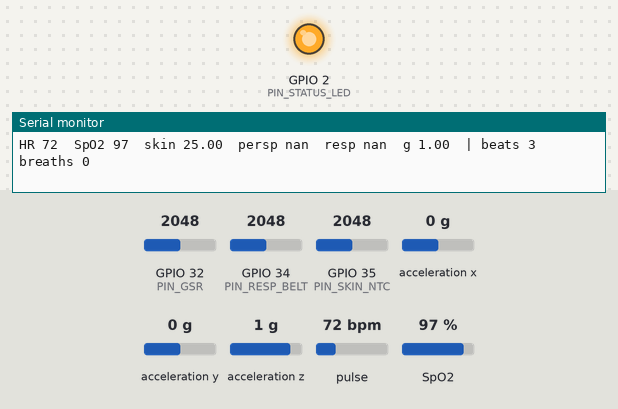
A sketch run on a simulated ESP32. On the bench: output pins drawn as LEDs (lit = HIGH), the last lines printed to the serial monitor. Wiring (inferred from the names in the program): MPU-6050 motion sensor at I2C address 0x68. Dashed ring = blinking. Inputs (shaded band) come from the test bench; at power-on: pulse 72 bpm, GPIO 35 (PIN_SKIN_NTC) = 2048, GPIO 32 (PIN_GSR) = 2048, GPIO 34 (PIN_RESP_BELT) = 2048, acceleration x 0 g, acceleration y 0 g, acceleration z 1 g, SpO2 97 % (analog values on the 0–4095 scale). WiFi joins after 1.5 s; servers stay silent unless stated; web services answer with replies made up by the test bench; not simulated (calls return 0 or success): secrets.h.

Above: at 2.9 s.
3.0 s: pulse set to 130 bpm
At 3.23 s:
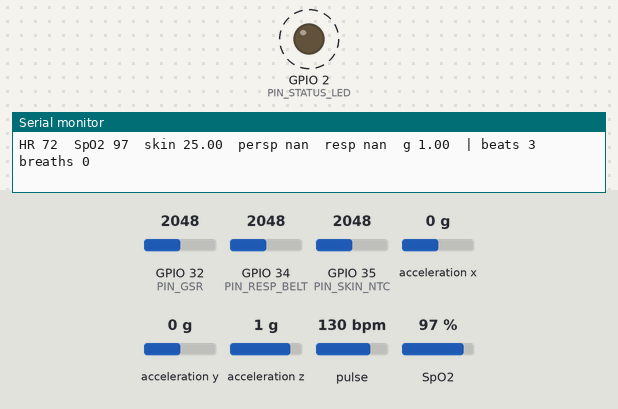
6.0 s: GPIO 35 (PIN_SKIN_NTC) set to 2246
9.0 s: GPIO 35 (PIN_SKIN_NTC) set to 2286
12.0 s: pulse set to 42 bpm
At 13.9 s:
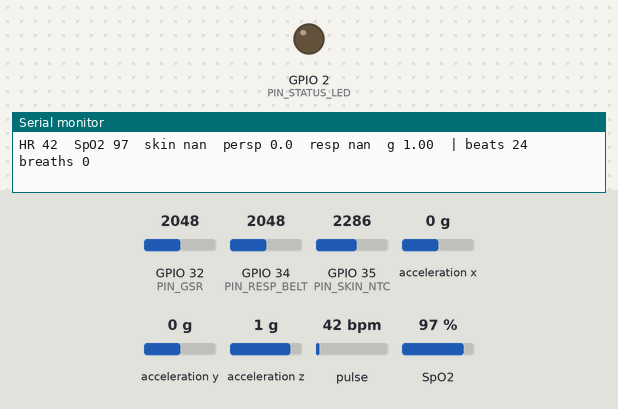
Timing chart, 0 to 16.0 s (numbered marks = the images above; inputs shaded):
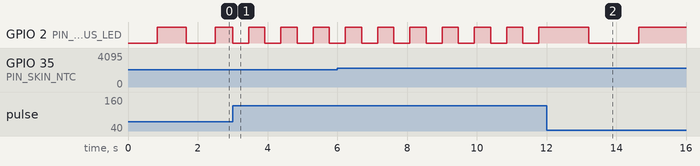

The sketch:

driver_node.ino
```cpp
/*
  F1 telemetry — driver node (ESP32)

  Reads the driver's vitals and publishes them two ways:
    1. ThingSpeak (cloud), fields 1-6, every 20 s   -> car_sender.py --vitals thingspeak
    2. GET http://f1-driver.local/vitals (JSON)      -> car_sender.py --vitals local  (about 1 s old)

  Sensors (wiring: docs/wiring.md)
    MAX30100 pulse oximeter (I2C 0x57)   heart rate, SpO2
    MPU6050 accelerometer   (I2C 0x68)   G-force magnitude (peak since the last upload)
    10k NTC thermistor      (GPIO35)     skin temperature
    GSR module              (GPIO32)     perspiration index (relative to a dry baseline at power-up)
    stretch / piezo belt    (GPIO34)     respiration rate

  Structure
    loop() on core 1 does nothing slow: it calls pox.update() as often as possible (the MAX30100 library
    needs that to detect beats), samples the analog channels and the IMU at 25 Hz, serves /vitals,
    and copies the results into a shared snapshot.
    uploadTask() on core 0 does the slow part: Wi-Fi reconnects and the ThingSpeak HTTP request, which can
    take a second and would otherwise make the pulse oximeter miss beats.

  Libraries: "MAX30100lib" by OXullo Intersecans (Library Manager). Board: ESP32 Dev Module, core 3.x.
*/
#include <WiFi.h>
#include <HTTPClient.h>
#include <WebServer.h>
#include <ESPmDNS.h>
#include <Wire.h>
#include "MAX30100_PulseOximeter.h"

#include "config.h"
#include "secrets.h"      // copy secrets.h.example to secrets.h and fill it in
#include "vitals_dsp.h"

// ---------------------------------------------------------------------------- state
PulseOximeter pox;
bool poxOk = false;
bool mpuOk = false;
volatile uint32_t lastBeatMs = 0;
volatile uint32_t beatCount = 0;

WebServer server(80);

dsp::BreathDetector breath(SAMPLE_HZ, RESP_MIN_AMP_MV);
dsp::GsrIndex gsr(GSR_SPAN_MV, GSR_CALIB_SAMPLES);
dsp::Ema skinSmooth(0.05f);
dsp::PeakHold gPeakLocal;     // for /vitals (reset every second)
dsp::PeakHold gPeakUpload;    // for ThingSpeak (reset at each upload)

// Shared between loop() (writer) and uploadTask() (reader)
struct Snapshot {
  dsp::Vitals v;            // g_force here = peak over the last second
  float gPeakSinceUpload;
  uint32_t takenMs;
};
Snapshot snap;
SemaphoreHandle_t snapLock;
volatile bool takeUploadPeak = false;

volatile uint32_t tsOk = 0, tsFail = 0;

// ---------------------------------------------------------------------------- MPU6050 (raw registers, no library)
const uint8_t MPU_ADDR = 0x68;

bool mpuWrite(uint8_t reg, uint8_t val) {
  Wire.beginTransmission(MPU_ADDR);
  Wire.write(reg);
  Wire.write(val);
  return Wire.endTransmission() == 0;
}

bool mpuInit() {
  return mpuWrite(0x6B, 0x00)        // PWR_MGMT_1: wake up
      && mpuWrite(0x1C, 0x10)        // ACCEL_CONFIG: +-8 g (4096 LSB/g)
      && mpuWrite(0x1A, 0x03);       // CONFIG: 44 Hz digital low-pass
}

bool mpuReadG(float& g) {
  Wire.beginTransmission(MPU_ADDR);
  Wire.write(0x3B);                  // ACCEL_XOUT_H
  if (Wire.endTransmission(false) != 0) return false;
  if (Wire.requestFrom(MPU_ADDR, (uint8_t)6) != 6) return false;
  int16_t ax = (Wire.read() << 8) | Wire.read();
  int16_t ay = (Wire.read() << 8) | Wire.read();
  int16_t az = (Wire.read() << 8) | Wire.read();
  g = dsp::g_magnitude(ax, ay, az, 4096.0f);
  return true;
}

// ---------------------------------------------------------------------------- helpers
void onBeat() {
  lastBeatMs = millis();
  beatCount++;
  digitalWrite(PIN_STATUS_LED, !digitalRead(PIN_STATUS_LED));
}

float readMilliVolts(uint8_t pin, uint8_t n = 4) {
  uint32_t sum = 0;
  for (uint8_t i = 0; i < n; i++) sum += analogReadMilliVolts(pin);
  return sum / (float)n;
}

void wifiEnsure() {
  static uint32_t lastTry = 0;
  if (WiFi.status() == WL_CONNECTED) return;
  if (lastTry && millis() - lastTry < WIFI_RETRY_MS) return;
  lastTry = millis();
  Serial.println("[wifi] connecting...");
  WiFi.disconnect();
  WiFi.begin(WIFI_SSID, WIFI_PASSWORD);
}

// ---------------------------------------------------------------------------- web server (local fast path)
void handleVitals() {
  Snapshot s;
  xSemaphoreTake(snapLock, portMAX_DELAY);
  s = snap;
  xSemaphoreGive(snapLock);
  char buf[512];
  dsp::vitals_json(buf, sizeof buf, s.v, millis(), millis() - s.takenMs, beatCount, WiFi.RSSI(), tsOk, tsFail);
  server.sendHeader("Access-Control-Allow-Origin", "*");
  server.send(200, "application/json", buf);
}

void handleRoot() {
  String msg = "F1 driver node\n";
  msg += "MAX30100: " + String(poxOk ? "ok" : "NOT FOUND") + "\n";
  msg += "MPU6050:  " + String(mpuOk ? "ok" : "NOT FOUND") + "\n";
  msg += "GSR: " + String(gsr.calibrating() ? "calibrating (keep hands dry and still)" : "ready") + "\n";
  msg += "ThingSpeak uploads ok/failed: " + String(tsOk) + "/" + String(tsFail) + "\n";
  msg += "JSON: /vitals\n";
  server.send(200, "text/plain", msg);
}

// ---------------------------------------------------------------------------- ThingSpeak upload task (core 0)
void uploadTask(void*) {
  uint32_t next = millis() + 8000;          // give the sensors time to settle after boot
  for (;;) {
    wifiEnsure();
    if ((int32_t)(millis() - next) >= 0) {
      next += UPLOAD_PERIOD_MS;
      takeUploadPeak = true;                // loop() hands over the peak G since the last upload
      for (int i = 0; i < 20 && takeUploadPeak; i++) vTaskDelay(pdMS_TO_TICKS(50));
      Snapshot s;
      xSemaphoreTake(snapLock, portMAX_DELAY);
      s = snap;
      xSemaphoreGive(snapLock);
      dsp::Vitals up = s.v;
      up.g_force = s.gPeakSinceUpload > 0 ? s.gPeakSinceUpload : NAN;

      if (WiFi.status() == WL_CONNECTED) {
        char body[256];
        dsp::thingspeak_body(body, sizeof body, THINGSPEAK_WRITE_KEY, up);
        HTTPClient http;
        http.setTimeout(4000);
        http.begin("http://api.thingspeak.com/update");
        http.addHeader("Content-Type", "application/x-www-form-urlencoded");
        int code = http.POST(body);
        String resp = http.getString();     // entry id, or "0" when the write was rejected (rate limit)
        http.end();
        if (code == 200 && resp.toInt() > 0) {
          tsOk++;
          Serial.printf("[thingspeak] entry %s\n", resp.c_str());
        } else {
          tsFail++;
          Serial.printf("[thingspeak] failed: HTTP %d, body '%s'\n", code, resp.c_str());
        }
      } else {
        tsFail++;
        Serial.println("[thingspeak] skipped: no Wi-Fi");
      }
    }
    vTaskDelay(pdMS_TO_TICKS(50));
  }
}

// ---------------------------------------------------------------------------- setup / loop (core 1)
void setup() {
  Serial.begin(115200);
  delay(200);
  pinMode(PIN_STATUS_LED, OUTPUT);
  analogReadResolution(12);
  analogSetAttenuation(ADC_11db);           // full 0-3.3 V range on every analog pin

  Wire.begin(PIN_I2C_SDA, PIN_I2C_SCL);
  Wire.setClock(400000);
  mpuOk = mpuInit();
  poxOk = pox.begin();                      // the library calls Wire.begin() again with the default pins (21/22)
  if (poxOk) {
    pox.setIRLedCurrent(MAX30100_LED_CURR_7_6MA);
    pox.setOnBeatDetectedCallback(onBeat);
  }
  Serial.printf("[boot] MAX30100 %s, MPU6050 %s\n", poxOk ? "ok" : "NOT FOUND", mpuOk ? "ok" : "NOT FOUND");
  Serial.println("[boot] GSR calibrating for 10 s: keep hands dry and still");

  snapLock = xSemaphoreCreateMutex();
  WiFi.mode(WIFI_STA);
  WiFi.setSleep(false);                     // lower latency for /vitals
  WiFi.begin(WIFI_SSID, WIFI_PASSWORD);
  uint32_t t0 = millis();
  while (WiFi.status() != WL_CONNECTED && millis() - t0 < 10000) {
    if (poxOk) pox.update();
    delay(5);
  }
  if (WiFi.status() == WL_CONNECTED) {
    Serial.printf("[wifi] %s, RSSI %d\n", WiFi.localIP().toString().c_str(), WiFi.RSSI());
    if (MDNS.begin(MDNS_NAME)) MDNS.addService("http", "tcp", 80);
  }
  server.on("/", handleRoot);
  server.on("/vitals", handleVitals);
  server.begin();

  xTaskCreatePinnedToCore(uploadTask, "upload", 8192, nullptr, 1, nullptr, 0);
}

void loop() {
  static uint32_t nextSample = 0, nextPublish = 0, nextSerial = 0;
  static float gNow = NAN;
  static float skin = NAN, persp = NAN;

  if (poxOk) pox.update();                  // as often as possible
  server.handleClient();

  uint32_t now = millis();
  if ((int32_t)(now - nextSample) >= 0) {
    nextSample = now + 1000 / SAMPLE_HZ;
    breath.update(readMilliVolts(PIN_RESP_BELT, 2));
    float t = dsp::ntc_celsius(readMilliVolts(PIN_SKIN_NTC), VCC_MV, NTC_R_SERIES, NTC_R0, NTC_T0_C, NTC_BETA);
    skin = isnan(t) ? NAN : skinSmooth.update(t);
    persp = gsr.update(readMilliVolts(PIN_GSR));
    float g;
    if (mpuOk && mpuReadG(g)) {
      gNow = g;
      gPeakLocal.update(g);
      gPeakUpload.update(g);
    } else {
      gNow = NAN;
    }
  }

  if ((int32_t)(now - nextPublish) >= 0) {   // refresh the shared snapshot 4 times a second
    nextPublish = now + 250;
    bool beatRecent = poxOk && lastBeatMs && (now - lastBeatMs) < PPG_BEAT_TIMEOUT_MS;
    dsp::Vitals v;
    v.hr_bpm = beatRecent ? dsp::valid_or_nan(pox.getHeartRate(), 30, 220) : NAN;
    v.spo2_pct = beatRecent ? dsp::valid_or_nan(pox.getSpO2(), 70, 100) : NAN;
    v.skin_temp_c = dsp::valid_or_nan(skin, 20, 42);
    v.perspiration_pct = persp;
    v.resp_bpm = breath.rate();
    static uint32_t lastPeakReset = 0;
    float gShown = gPeakLocal.peak > 0 ? gPeakLocal.peak : gNow;
    if (now - lastPeakReset >= 1000) { gPeakLocal.take(); lastPeakReset = now; }
    v.g_force = gShown;

    xSemaphoreTake(snapLock, portMAX_DELAY);
    snap.v = v;
    snap.takenMs = now;
    if (takeUploadPeak) {
      snap.gPeakSinceUpload = gPeakUpload.take();
      takeUploadPeak = false;
    }
    xSemaphoreGive(snapLock);

    if ((int32_t)(now - nextSerial) >= 0) {
      nextSerial = now + SERIAL_PERIOD_MS;
      Serial.printf("HR %.0f  SpO2 %.0f  skin %.2f  persp %.1f  resp %.1f  g %.2f  | beats %lu  breaths %lu\n",
                    v.hr_bpm, v.spo2_pct, v.skin_temp_c, v.perspiration_pct, v.resp_bpm, v.g_force,
                    (unsigned long)beatCount, (unsigned long)breath.breaths);
    }
  }
}
```

config.h
```cpp
// Pins, rates and calibration for the driver node. Wiring: docs/wiring.md
#pragma once

// ---- pins (analog inputs on ADC1 only: ADC2 can't be read while Wi-Fi is on)
#define PIN_I2C_SDA        21      // MAX30100 + MPU6050
#define PIN_I2C_SCL        22
#define PIN_RESP_BELT      34      // stretch / piezo respiration belt (ADC1_CH6, input only)
#define PIN_SKIN_NTC       35      // 10k NTC divider (ADC1_CH7, input only)
#define PIN_GSR            32      // GSR module analog out (ADC1_CH4)
#define PIN_STATUS_LED     2       // on-board LED: blinks on each heartbeat

// ---- timing
#define SAMPLE_HZ          25      // analog channels + IMU
#define UPLOAD_PERIOD_MS   20000   // ThingSpeak free licence: at most one write per 15 s per channel
#define SERIAL_PERIOD_MS   1000
#define WIFI_RETRY_MS      5000

// ---- skin temperature: 10k NTC, B = 3950, 10k series resistor to 3V3
#define NTC_R_SERIES       10000.0f
#define NTC_R0             10000.0f
#define NTC_T0_C           25.0f
#define NTC_BETA           3950.0f
#define VCC_MV             3300.0f

// ---- perspiration index: dry baseline taken in the first 10 s after power-up
#define GSR_SPAN_MV        900.0f   // drop from the dry baseline that counts as 100 %
#define GSR_CALIB_SAMPLES  250      // 10 s at 25 Hz

// ---- respiration: minimum breathing amplitude (mV at the ADC) to report a rate
#define RESP_MIN_AMP_MV    15.0f

// ---- MAX30100
#define PPG_BEAT_TIMEOUT_MS 5000    // no beat for 5 s: report heart rate and SpO2 as missing

// ---- mDNS name: the Pi can use http://f1-driver.local/vitals
#define MDNS_NAME          "f1-driver"
```

Source omitted: vitals_dsp.h (7025 bytes)

Measured:
- after the input at 3.0 s, GPIO 2 (PIN_STATUS_LED): alternates HIGH for 0.46 s and LOW for 0.46 s, starting at once
